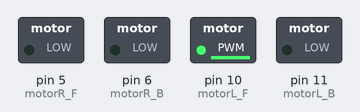
Recording of a sketch running on a simulated Arduino Uno, built with avr-gcc and run on an emulated ATmega328P. Parts: switched loads named in the sketch (green lamp = pin HIGH).

Above: at 0.1 s.
Timing chart, 0 to 1.6 s (numbered marks = the images above):
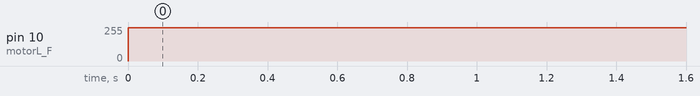

Measured:
- by itself, pin 10 (motorL_F): 0/255 → 250/255 at 0.00 s

The sketch:

test.ino
```cpp
int motorR_F = 5;  // right forward
int motorR_B = 6;  // right backward
int motorL_F = 10;  // left  forward
int motorL_B = 11; // left  backward

int motorSpeed = 250;

void setup() {
 pinMode(motorR_F,OUTPUT);
 pinMode(motorR_B,OUTPUT);
 pinMode(motorL_F,OUTPUT);
 pinMode(motorL_B,OUTPUT);
}

void loop() {

  // left forward
  analogWrite(motorL_F, motorSpeed);
  analogWrite(motorL_B, 0);
  delay(2000);
}
```
